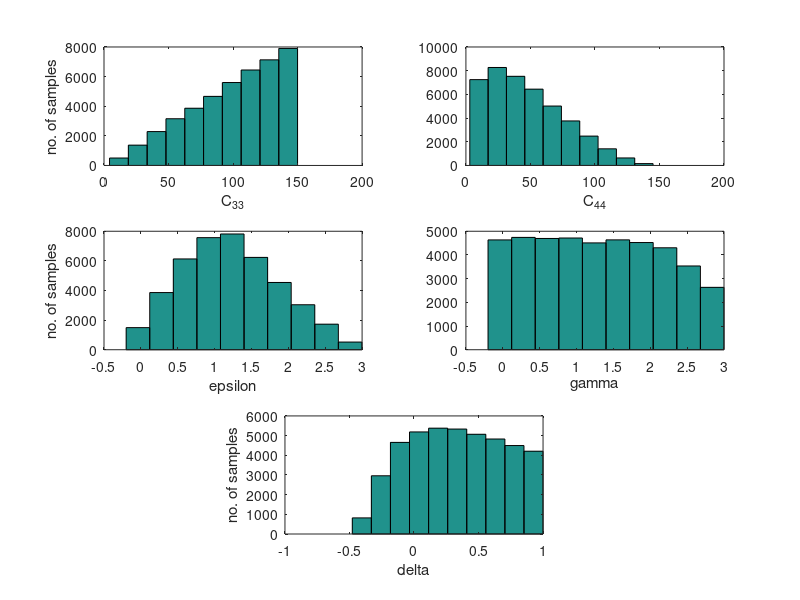
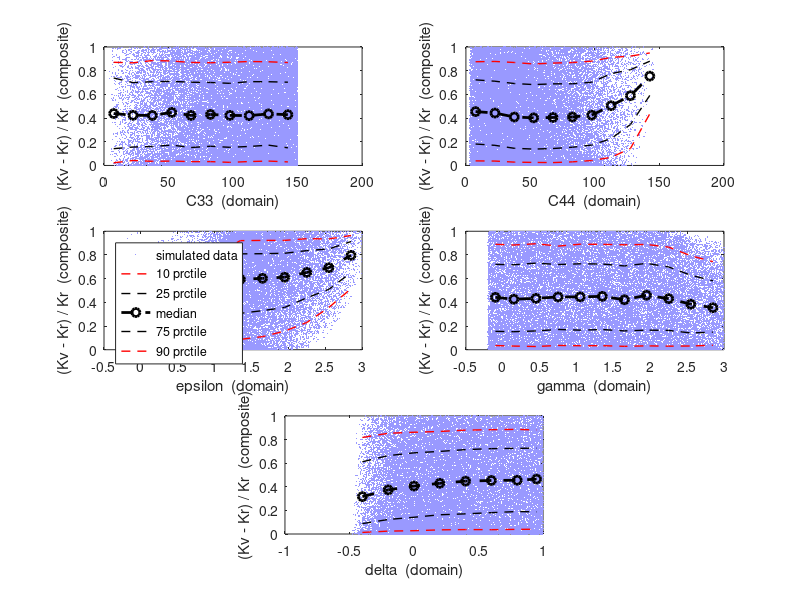
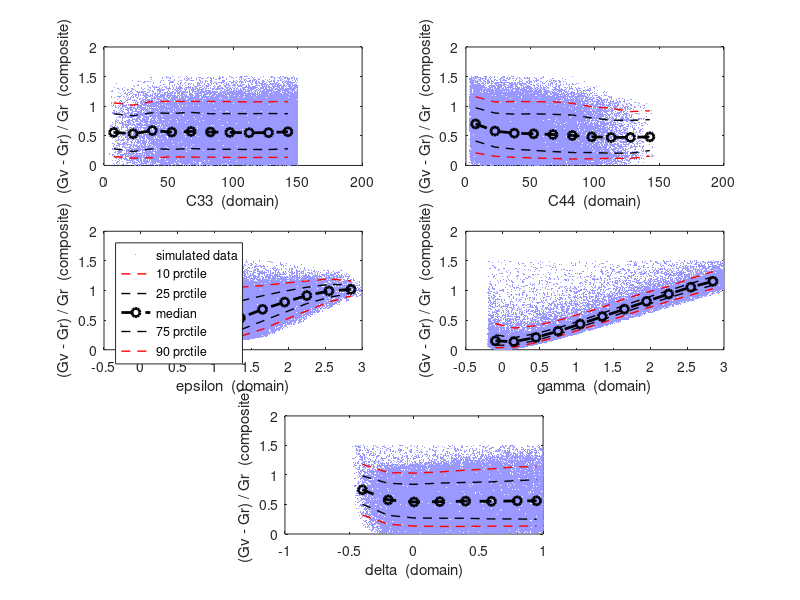
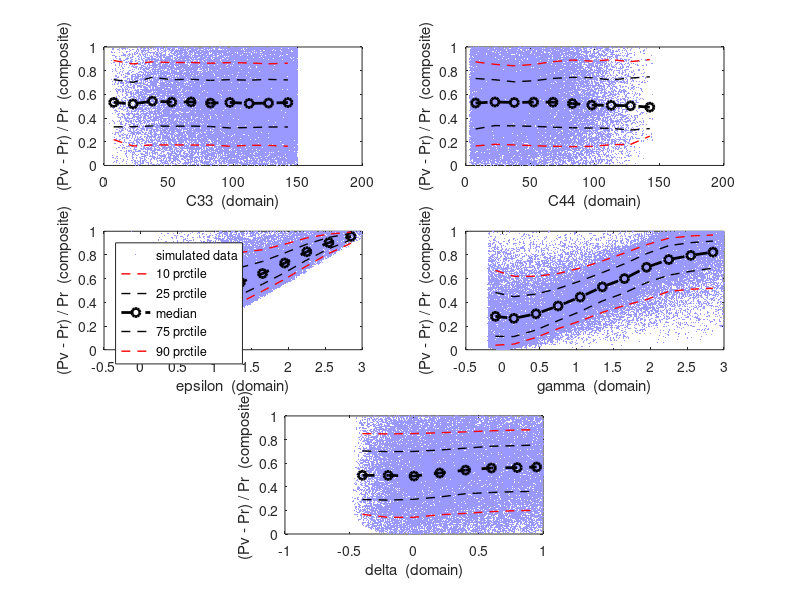

MATLAB code for these plots, in order:
%% monte-carlo simulations
clear;clc;
% gross count
c = 3*1e5;

% C33: random number between 3 and 150
C33 = (150-3).*rand(c,1) + 3; 
% C33 = 24.2.*ones(c,1);

% C44: random number between 3 and 150
C44 = (150-3).*rand(c,1) + 3;
% C44 = 3.7.*ones(c,1);

% EPS: random number between -0.2 and 3
EPS = (3-(-.2)).*rand(c,1) + (-.2);

% GAM: random number between -0.2 and 3
GAM = (3-(-.2)).*rand(c,1) + (-.2);

% DEL: random number between -0.5 and 1
DEL = (1-(-.5)).*rand(c,1) + (-.5);

% screening for tensor elements;
C66 = (2.*GAM + 1).*C44;
C11 = (2.*EPS + 1).*C33;
C13 = sqrt(2.*DEL.*C33.*(C33-C44) + (C33-C44).^2) - C44;
C12 = C11 - 2.*C66;
check1 = C11>abs(C12);
check2 = (C11+C12).*C33 > 2.*C13.*C13;
check3 = imag(C13)==0;
check4 = C33>C44;
check = check1+check2+check3+check4;

% net samples after check
c11 = C11(check == 4);c12 = C12(check == 4);c33 = C33(check == 4);
c44 = C44(check == 4);c66 = C66(check == 4);c13 = C13(check == 4);
eps = EPS(check == 4);gam = GAM(check == 4);del = DEL(check == 4);
c  = length(c33);

% % histogram of inputs
% figure;
% h(1) = subplot(3,2,1);hist(c33);xlabel('C_{33}');ylabel('no. of samples');
% h(2) = subplot(3,2,2);hist(c44);xlabel('C_{44}');%ylabel('no. of samples);
% h(3) = subplot(3,2,3);hist(eps);xlabel('epsilon');ylabel('no. of samples');
% h(4) = subplot(3,2,4);hist(gam);xlabel('gamma');%ylabel('no. of samples');
% h(5) = subplot(3,2,5);hist(del);xlabel('delta');ylabel('no. of samples');
% pos = get(h,'Position');
% new = mean(cellfun(@(v)v(1),pos(1:2)));
% set(h(5),'Position',[new,pos{end}(2:end)]);
% %subplot(2,3,6);hist(eps);xlabel('epsilon');

% V-R averaging with net samples
for n = 1:length(eps)
    C = [c11(n) c12(n) c13(n) 0 0 0;c12(n) c11(n) c13(n) 0 0 0;c13(n) c13(n) c33(n) 0 0 0;0 0 0 c44(n) 0 0;0 0 0 0 c44(n) 0;0 0 0 0 0 c66(n)];
    c1 = C; s1 = inv(c1);
    kv(n) = (1/9)*((c1(1,1)+c1(2,2)+c1(3,3)) +2*(c1(1,2)+c1(2,3)+c1(3,1)));
    kr(n) = 1/((s1(1,1)+s1(2,2)+s1(3,3))+2*(s1(1,2)+s1(2,3)+s1(3,1)));
    gv(n) = (1/15)*((c1(1,1)+c1(2,2)+c1(3,3))-(c1(1,2)+c1(2,3)+c1(3,1))+3*(c1(4,4)+c1(5,5)+c1(6,6)));
    gr(n) = 15/(4*(s1(1,1)+s1(2,2)+s1(3,3))-4*(s1(1,2)+s1(2,3)+s1(3,1))+3*(s1(4,4)+s1(5,5)+s1(6,6)));
end

dfk = (kv - kr)./(kr);
dfp = (kv - kr +(4/3).*(gv-gr))./(kr + (4/3).*gr);
dfg = (gv - gr)./gr;

check11 = dfk<1;
check22 = dfg<1.5;
check33 = dfp<1;
checko = check11+check22+check33;
c11 = c11(checko == 3);c12 = c12(checko == 3);c33 = c33(checko == 3);
c44 = c44(checko == 3);c66 = c66(checko == 3);c13 = c13(checko == 3);
eps = eps(checko == 3);gam = gam(checko == 3);del = del(checko == 3);
dfk = dfk(checko == 3);dfg = dfg(checko == 3);dfp = dfp(checko == 3);
dfk = dfk';dfg = dfg';dfp = dfp';

% histogram of inputs
figure;
h(1) = subplot(3,2,1);hist(c33);xlabel('C_{33}');ylabel('no. of samples');
h(2) = subplot(3,2,2);hist(c44);xlabel('C_{44}');%ylabel('no. of samples);
h(3) = subplot(3,2,3);hist(eps);xlabel('epsilon');ylabel('no. of samples');
h(4) = subplot(3,2,4);hist(gam);xlabel('gamma');%ylabel('no. of samples');
h(5) = subplot(3,2,5);hist(del);xlabel('delta');ylabel('no. of samples');
pos = get(h,'Position');
new = mean(cellfun(@(v)v(1),pos(1:2)));
set(h(5),'Position',[new,pos{end}(2:end)]);



%% Basic plotting
clr = [.6 .6 1];
%% dfk
dfk_med_c33 = [prctile(dfk(c33>=0 & c33<15),[10 25 50 75 90])' prctile(dfk(c33>=15 & c33<30),[10 25 50 75 90])' prctile(dfk(c33>=30 & c33<45),[10 25 50 75 90])' prctile(dfk(c33>=45 & c33<60),[10 25 50 75 90])' prctile(dfk(c33>=60 & c33<75),[10 25 50 75 90])' prctile(dfk(c33>=75 & c33<90),[10 25 50 75 90])' prctile(dfk(c33>=90 & c33<105),[10 25 50 75 90])' prctile(dfk(c33>=105 & c33<120),[10 25 50 75 90])' prctile(dfk(c33>=120 & c33<135),[10 25 50 75 90])' prctile(dfk(c33>=135 & c33<150),[10 25 50 75 90])'];
%figure;scatterhist(c33(dfk<=3),dfk(dfk<=3),'MarkerSize',1,'Color',clr);ylabel '(Kv - Kr) / Kr';xlabel 'C33';
figure; h(1) = subplot(3,2,1);plot(c33(dfk<=3),dfk(dfk<=3),'.','MarkerSize',1,'Color',clr);ylabel({'(Kv - Kr) / Kr  (composite)'});xlabel ({'C33  (domain)'});hold on;
plot([7.5 22.5 37.5 52.5 67.5 82.5 97.5 112.5 127.5 142.5],dfk_med_c33(1,:),'LineStyle','--','Color','r','LineWidth',1);
plot([7.5 22.5 37.5 52.5 67.5 82.5 97.5 112.5 127.5 142.5],dfk_med_c33(2,:),'LineStyle','--','Color','k','LineWidth',1);
plot([7.5 22.5 37.5 52.5 67.5 82.5 97.5 112.5 127.5 142.5],dfk_med_c33(3,:),'LineStyle','--','Color','k','LineWidth',2,'Marker','o');
plot([7.5 22.5 37.5 52.5 67.5 82.5 97.5 112.5 127.5 142.5],dfk_med_c33(4,:),'LineStyle','--','Color','k','LineWidth',1);
plot([7.5 22.5 37.5 52.5 67.5 82.5 97.5 112.5 127.5 142.5],dfk_med_c33(5,:),'LineStyle','--','Color','r','LineWidth',1);
%plot(c332(dfk2<=3),dfk2(dfk2<=3),'o','MarkerSize',1,'Color','red');

dfk_med_c44 = [prctile(dfk(c44>=0 & c44<15),[10 25 50 75 90])' prctile(dfk(c44>=15 & c44<30),[10 25 50 75 90])' prctile(dfk(c44>=30 & c44<45),[10 25 50 75 90])' prctile(dfk(c44>=45 & c44<60),[10 25 50 75 90])' prctile(dfk(c44>=60 & c44<75),[10 25 50 75 90])' prctile(dfk(c44>=75 & c44<90),[10 25 50 75 90])' prctile(dfk(c44>=90 & c44<105),[10 25 50 75 90])' prctile(dfk(c44>=105 & c44<120),[10 25 50 75 90])' prctile(dfk(c44>=120 & c44<135),[10 25 50 75 90])' prctile(dfk(c44>=135 & c44<150),[10 25 50 75 90])'];
%figure;scatterhist(c44(dfk<=3),dfk(dfk<=3),'MarkerSize',1,'Color',clr);ylabel '(Kv - Kr) / Kr';xlabel 'C44';
h(2) = subplot(3,2,2);plot(c44(dfk<=3),dfk(dfk<=3),'.','MarkerSize',1,'Color',clr);ylabel '(Kv - Kr) / Kr  (composite)';xlabel 'C44  (domain)';hold on;
plot([7.5 22.5 37.5 52.5 67.5 82.5 97.5 112.5 127.5 142.5],dfk_med_c44(1,:),'LineStyle','--','Color','r','LineWidth',1);
plot([7.5 22.5 37.5 52.5 67.5 82.5 97.5 112.5 127.5 142.5],dfk_med_c44(2,:),'LineStyle','--','Color','k','LineWidth',1);
plot([7.5 22.5 37.5 52.5 67.5 82.5 97.5 112.5 127.5 142.5],dfk_med_c44(3,:),'LineStyle','--','Color','k','LineWidth',2,'Marker','o');
plot([7.5 22.5 37.5 52.5 67.5 82.5 97.5 112.5 127.5 142.5],dfk_med_c44(4,:),'LineStyle','--','Color','k','LineWidth',1);
plot([7.5 22.5 37.5 52.5 67.5 82.5 97.5 112.5 127.5 142.5],dfk_med_c44(5,:),'LineStyle','--','Color','r','LineWidth',1);
%plot(c442(dfk2<=3),dfk2(dfk2<=3),'o','MarkerSize',1,'Color','red');

dfk_med_eps = [prctile(dfk(eps>=-0.2 & eps<0),[10 25 50 75 90])' prctile(dfk(eps>=0 & eps<.3),[10 25 50 75 90])' prctile(dfk(eps>=.3 & eps<.6),[10 25 50 75 90])' prctile(dfk(eps>=.6 & eps<.9),[10 25 50 75 90])' prctile(dfk(eps>=.9 & eps<1.2),[10 25 50 75 90])' prctile(dfk(eps>=1.2 & eps<1.5),[10 25 50 75 90])' prctile(dfk(eps>=1.5 & eps<1.8),[10 25 50 75 90])' prctile(dfk(eps>=1.8 & eps<2.1),[10 25 50 75 90])' prctile(dfk(eps>=2.1 & eps<2.4),[10 25 50 75 90])' prctile(dfk(eps>=2.4 & eps<2.7),[10 25 50 75 90])' prctile(dfk(eps>=2.7 & eps<=3),[10 25 50 75 90])'];
%figure;scatterhist(eps(dfk<=3),dfk(dfk<=3),'MarkerSize',1,'Color',clr);ylabel '(Kv - Kr) / Kr';xlabel 'epsilon';
h(3) = subplot(3,2,3);plot(eps(dfk<=3),dfk(dfk<=3),'.','MarkerSize',1,'Color',clr,'DisplayName','simulated data');ylabel '(Kv - Kr) / Kr  (composite)';xlabel 'epsilon  (domain)';hold on;
plot([-0.1 .05*3 .15*3 .25*3 .35*3 .45*3 .55*3 .65*3 .75*3 .85*3 .95*3],dfk_med_eps(1,:),'LineStyle','--','Color','r','LineWidth',1,'DisplayName','10 prctile');
plot([-0.1 .05*3 .15*3 .25*3 .35*3 .45*3 .55*3 .65*3 .75*3 .85*3 .95*3],dfk_med_eps(2,:),'LineStyle','--','Color','k','LineWidth',1,'DisplayName','25 prctile');
plot([-0.1 .05*3 .15*3 .25*3 .35*3 .45*3 .55*3 .65*3 .75*3 .85*3 .95*3],dfk_med_eps(3,:),'LineStyle','--','Color','k','LineWidth',2,'Marker','o','DisplayName','median');
plot([-0.1 .05*3 .15*3 .25*3 .35*3 .45*3 .55*3 .65*3 .75*3 .85*3 .95*3],dfk_med_eps(4,:),'LineStyle','--','Color','k','LineWidth',1,'DisplayName','75 prctile');
plot([-0.1 .05*3 .15*3 .25*3 .35*3 .45*3 .55*3 .65*3 .75*3 .85*3 .95*3],dfk_med_eps(5,:),'LineStyle','--','Color','r','LineWidth',1,'DisplayName','90 prctile');
legend show;legend('Location','NorthWest');
%plot(eps2(dfk2<=3),dfk2(dfk2<=3),'o','MarkerSize',1,'Color','red');

dfk_med_gam = [prctile(dfk(gam>=-0.2 & gam<0),[10 25 50 75 90])' prctile(dfk(gam>=0 & gam<.1*3),[10 25 50 75 90])' prctile(dfk(gam>=.1*3 & gam<.2*3),[10 25 50 75 90])' prctile(dfk(gam>=.2*3 & gam<.3*3),[10 25 50 75 90])' prctile(dfk(gam>=.3*3 & gam<.4*3),[10 25 50 75 90])' prctile(dfk(gam>=.4*3 & gam<.5*3),[10 25 50 75 90])' prctile(dfk(gam>=.5*3 & gam<.6*3),[10 25 50 75 90])' prctile(dfk(gam>=.6*3 & gam<.7*3),[10 25 50 75 90])' prctile(dfk(gam>=.7*3 & gam<.8*3),[10 25 50 75 90])' prctile(dfk(gam>=.8*3 & gam<2.7),[10 25 50 75 90])' prctile(dfk(gam>=2.7 & gam<=3),[10 25 50 75 90])'];
%figure;scatterhist(gam(dfk<=3),dfk(dfk<=3),'MarkerSize',1,'Color',clr);ylabel '(Kv - Kr) / Kr';xlabel 'gamma';
h(4) = subplot(3,2,4);plot(gam(dfk<=3),dfk(dfk<=3),'.','MarkerSize',1,'Color',clr);ylabel '(Kv - Kr) / Kr  (composite)';xlabel 'gamma  (domain)';hold on;
plot([-0.1 .05*3 .15*3 .25*3 .35*3 .45*3 .55*3 .65*3 .75*3 .85*3 .95*3],dfk_med_gam(1,:),'LineStyle','--','Color','r','LineWidth',1);
plot([-0.1 .05*3 .15*3 .25*3 .35*3 .45*3 .55*3 .65*3 .75*3 .85*3 .95*3],dfk_med_gam(2,:),'LineStyle','--','Color','k','LineWidth',1);
plot([-0.1 .05*3 .15*3 .25*3 .35*3 .45*3 .55*3 .65*3 .75*3 .85*3 .95*3],dfk_med_gam(3,:),'LineStyle','--','Color','k','LineWidth',2,'Marker','o');
plot([-0.1 .05*3 .15*3 .25*3 .35*3 .45*3 .55*3 .65*3 .75*3 .85*3 .95*3],dfk_med_gam(4,:),'LineStyle','--','Color','k','LineWidth',1);
plot([-0.1 .05*3 .15*3 .25*3 .35*3 .45*3 .55*3 .65*3 .75*3 .85*3 .95*3],dfk_med_gam(5,:),'LineStyle','--','Color','r','LineWidth',1);
%plot(gam2(dfk2<=3),dfk2(dfk2<=3),'o','MarkerSize',1,'Color','red');


dfk_med_del = [prctile(dfk(del>=-.5 & del<-.3),[10 25 50 75 90])' prctile(dfk(del>=-.3 & del<-.1),[10 25 50 75 90])' prctile(dfk(del>=-.1 & del<.1),[10 25 50 75 90])' prctile(dfk(del>=.1 & del<.3),[10 25 50 75 90])' prctile(dfk(del>=.3 & del<.5),[10 25 50 75 90])' prctile(dfk(del>=.5 & del<.7),[10 25 50 75 90])' prctile(dfk(del>=.7 & del<.9),[10 25 50 75 90])' prctile(dfk(del>=.9 & del<1.1),[10 25 50 75 90])'];
%figure;scatterhist(del(dfk<=3),dfk(dfk<=3),'MarkerSize',1,'Color',clr);ylabel '(Kv - Kr) / Kr';xlabel 'delta';
h(5) = subplot(3,2,5);plot(del(dfk<=3),dfk(dfk<=3),'.','MarkerSize',1,'Color',clr);ylabel '(Kv - Kr) / Kr  (composite)';xlabel 'delta  (domain)';hold on;
plot([-.4 -.2 0 .2 .4 .6 .8 .95],dfk_med_del(1,:),'LineStyle','--','Color','r','LineWidth',1);
plot([-.4 -.2 0 .2 .4 .6 .8 .95],dfk_med_del(2,:),'LineStyle','--','Color','k','LineWidth',1);
plot([-.4 -.2 0 .2 .4 .6 .8 .95],dfk_med_del(3,:),'LineStyle','--','Color','k','LineWidth',2,'Marker','o');
plot([-.4 -.2 0 .2 .4 .6 .8 .95],dfk_med_del(4,:),'LineStyle','--','Color','k','LineWidth',1);
plot([-.4 -.2 0 .2 .4 .6 .8 .95],dfk_med_del(5,:),'LineStyle','--','Color','r','LineWidth',1);
%plot(del2(dfk2<=3),dfk2(dfk2<=3),'o','MarkerSize',1,'Color','red');

pos = get(h,'Position');
new = mean(cellfun(@(v)v(1),pos(1:2)));
set(h(5),'Position',[new,pos{end}(2:end)]);



%% dfg
figure;

dfg_med_c33 = [prctile(dfg(c33>=0 & c33<15),[10 25 50 75 90])' prctile(dfg(c33>=15 & c33<30),[10 25 50 75 90])' prctile(dfg(c33>=30 & c33<45),[10 25 50 75 90])' prctile(dfg(c33>=45 & c33<60),[10 25 50 75 90])' prctile(dfg(c33>=60 & c33<75),[10 25 50 75 90])' prctile(dfg(c33>=75 & c33<90),[10 25 50 75 90])' prctile(dfg(c33>=90 & c33<105),[10 25 50 75 90])' prctile(dfg(c33>=105 & c33<120),[10 25 50 75 90])' prctile(dfg(c33>=120 & c33<135),[10 25 50 75 90])' prctile(dfg(c33>=135 & c33<150),[10 25 50 75 90])'];
% figure;scatterhist(c33(dfg<=3),dfg(dfg<=3),'MarkerSize',1,'Color',clr);ylabel '(Gv - Gr) / Gr';xlabel 'C33';hold on;
h(1) = subplot(3,2,1);plot(c33(dfg<=3),dfg(dfg<=3),'.','MarkerSize',1,'Color',clr);ylabel '(Gv - Gr) / Gr  (composite)';xlabel 'C33  (domain)';hold on;
plot([7.5 22.5 37.5 52.5 67.5 82.5 97.5 112.5 127.5 142.5],dfg_med_c33(1,:),'LineStyle','--','Color','r','LineWidth',1);
plot([7.5 22.5 37.5 52.5 67.5 82.5 97.5 112.5 127.5 142.5],dfg_med_c33(2,:),'LineStyle','--','Color','k','LineWidth',1);
plot([7.5 22.5 37.5 52.5 67.5 82.5 97.5 112.5 127.5 142.5],dfg_med_c33(3,:),'LineStyle','--','Color','k','LineWidth',2,'Marker','o');
plot([7.5 22.5 37.5 52.5 67.5 82.5 97.5 112.5 127.5 142.5],dfg_med_c33(4,:),'LineStyle','--','Color','k','LineWidth',1);
plot([7.5 22.5 37.5 52.5 67.5 82.5 97.5 112.5 127.5 142.5],dfg_med_c33(5,:),'LineStyle','--','Color','r','LineWidth',1);
%plot(c332(dfg2<=3),dfg2(dfg2<=3),'o','MarkerSize',1,'Color','red');

dfg_med_c44 = [prctile(dfg(c44>=0 & c44<15),[10 25 50 75 90])' prctile(dfg(c44>=15 & c44<30),[10 25 50 75 90])' prctile(dfg(c44>=30 & c44<45),[10 25 50 75 90])' prctile(dfg(c44>=45 & c44<60),[10 25 50 75 90])' prctile(dfg(c44>=60 & c44<75),[10 25 50 75 90])' prctile(dfg(c44>=75 & c44<90),[10 25 50 75 90])' prctile(dfg(c44>=90 & c44<105),[10 25 50 75 90])' prctile(dfg(c44>=105 & c44<120),[10 25 50 75 90])' prctile(dfg(c44>=120 & c44<135),[10 25 50 75 90])' prctile(dfg(c44>=135 & c44<150),[10 25 50 75 90])'];
% figure;scatterhist(c44(dfg<=3),dfg(dfg<=3),'MarkerSize',1,'Color',clr);ylabel '(Gv - Gr) / Gr';xlabel 'C44';hold on;
h(2) = subplot(3,2,2);plot(c44(dfg<=3),dfg(dfg<=3),'.','MarkerSize',1,'Color',clr);ylabel '(Gv - Gr) / Gr  (composite)';xlabel 'C44  (domain)';hold on;
plot([7.5 22.5 37.5 52.5 67.5 82.5 97.5 112.5 127.5 142.5],dfg_med_c44(1,:),'LineStyle','--','Color','r','LineWidth',1);
plot([7.5 22.5 37.5 52.5 67.5 82.5 97.5 112.5 127.5 142.5],dfg_med_c44(2,:),'LineStyle','--','Color','k','LineWidth',1);
plot([7.5 22.5 37.5 52.5 67.5 82.5 97.5 112.5 127.5 142.5],dfg_med_c44(3,:),'LineStyle','--','Color','k','LineWidth',2,'Marker','o');
plot([7.5 22.5 37.5 52.5 67.5 82.5 97.5 112.5 127.5 142.5],dfg_med_c44(4,:),'LineStyle','--','Color','k','LineWidth',1);
plot([7.5 22.5 37.5 52.5 67.5 82.5 97.5 112.5 127.5 142.5],dfg_med_c44(5,:),'LineStyle','--','Color','r','LineWidth',1);
%plot(c442(dfg2<=3),dfg2(dfg2<=3),'o','MarkerSize',1,'Color','red');

dfg_med_eps = [prctile(dfg(eps>=-.2 & eps<0),[10 25 50 75 90])' prctile(dfg(eps>=0 & eps<.1*3),[10 25 50 75 90])' prctile(dfg(eps>=.1*3 & eps<.2*3),[10 25 50 75 90])' prctile(dfg(eps>=.2*3 & eps<.3*3),[10 25 50 75 90])' prctile(dfg(eps>=.3*3 & eps<.4*3),[10 25 50 75 90])' prctile(dfg(eps>=.4*3 & eps<.5*3),[10 25 50 75 90])' prctile(dfg(eps>=.5*3 & eps<.6*3),[10 25 50 75 90])' prctile(dfg(eps>=.6*3 & eps<.7*3),[10 25 50 75 90])' prctile(dfg(eps>=.7*3 & eps<.8*3),[10 25 50 75 90])' prctile(dfg(eps>=.8*3 & eps<.9*3),[10 25 50 75 90])' prctile(dfg(eps>=.9*3 & eps<=1*3),[10 25 50 75 90])'];
% figure;scatterhist(eps(dfg<=3),dfg(dfg<=3),'MarkerSize',1,'Color',clr);ylabel '(Gv - Gr) / Gr';xlabel 'epsilon';hold on;
h(3) = subplot(3,2,3);plot(eps(dfg<=3),dfg(dfg<=3),'.','MarkerSize',1,'Color',clr,'DisplayName','simulated data');ylabel '(Gv - Gr) / Gr  (composite)';xlabel 'epsilon  (domain)';hold on;
plot([-0.1 .05*3 .15*3 .25*3 .35*3 .45*3 .55*3 .65*3 .75*3 .85*3 .95*3],dfg_med_eps(1,:),'LineStyle','--','Color','r','LineWidth',1,'DisplayName','10 prctile');
plot([-0.1 .05*3 .15*3 .25*3 .35*3 .45*3 .55*3 .65*3 .75*3 .85*3 .95*3],dfg_med_eps(2,:),'LineStyle','--','Color','k','LineWidth',1,'DisplayName','25 prctile');
plot([-0.1 .05*3 .15*3 .25*3 .35*3 .45*3 .55*3 .65*3 .75*3 .85*3 .95*3],dfg_med_eps(3,:),'LineStyle','--','Color','k','LineWidth',2,'Marker','o','DisplayName','median');
plot([-0.1 .05*3 .15*3 .25*3 .35*3 .45*3 .55*3 .65*3 .75*3 .85*3 .95*3],dfg_med_eps(4,:),'LineStyle','--','Color','k','LineWidth',1,'DisplayName','75 prctile');
plot([-0.1 .05*3 .15*3 .25*3 .35*3 .45*3 .55*3 .65*3 .75*3 .85*3 .95*3],dfg_med_eps(5,:),'LineStyle','--','Color','r','LineWidth',1,'DisplayName','90 prctile');
legend show;legend('Location','NorthWest');
%plot(eps2(dfg2<=3),dfg2(dfg2<=3),'o','MarkerSize',1,'Color','red');

dfg_med_gam = [prctile(dfg(gam>=-.2 & gam<0),[10 25 50 75 90])' prctile(dfg(gam>=0 & gam<.1*3),[10 25 50 75 90])' prctile(dfg(gam>=.1*3 & gam<.2*3),[10 25 50 75 90])' prctile(dfg(gam>=.2*3 & gam<.3*3),[10 25 50 75 90])' prctile(dfg(gam>=.3*3 & gam<.4*3),[10 25 50 75 90])' prctile(dfg(gam>=.4*3 & gam<.5*3),[10 25 50 75 90])' prctile(dfg(gam>=.5*3 & gam<.6*3),[10 25 50 75 90])' prctile(dfg(gam>=.6*3 & gam<.7*3),[10 25 50 75 90])' prctile(dfg(gam>=.7*3 & gam<.8*3),[10 25 50 75 90])' prctile(dfg(gam>=.8*3 & gam<.9*3),[10 25 50 75 90])' prctile(dfg(gam>=.9*3 & gam<=1*3),[10 25 50 75 90])'];
%figure;scatterhist(gam(dfg<=3),dfg(dfg<=3),'MarkerSize',1,'Color',clr);ylabel '(Gv - Gr) / Gr';xlabel 'gamma';
h(4) = subplot(3,2,4);plot(gam(dfg<=3),dfg(dfg<=3),'.','MarkerSize',1,'Color',clr);ylabel '(Gv - Gr) / Gr  (composite)';xlabel 'gamma  (domain)';hold on;
plot([-0.1 .05*3 .15*3 .25*3 .35*3 .45*3 .55*3 .65*3 .75*3 .85*3 .95*3],dfg_med_gam(1,:),'LineStyle','--','Color','r','LineWidth',1);
plot([-0.1 .05*3 .15*3 .25*3 .35*3 .45*3 .55*3 .65*3 .75*3 .85*3 .95*3],dfg_med_gam(2,:),'LineStyle','--','Color','k','LineWidth',1);
plot([-0.1 .05*3 .15*3 .25*3 .35*3 .45*3 .55*3 .65*3 .75*3 .85*3 .95*3],dfg_med_gam(3,:),'LineStyle','--','Color','k','LineWidth',2,'Marker','o');
plot([-0.1 .05*3 .15*3 .25*3 .35*3 .45*3 .55*3 .65*3 .75*3 .85*3 .95*3],dfg_med_gam(4,:),'LineStyle','--','Color','k','LineWidth',1);
plot([-0.1 .05*3 .15*3 .25*3 .35*3 .45*3 .55*3 .65*3 .75*3 .85*3 .95*3],dfg_med_gam(5,:),'LineStyle','--','Color','r','LineWidth',1);
%plot(gam2(dfg2<=3),dfg2(dfg2<=3),'o','MarkerSize',1,'Color','red');

dfg_med_del = [prctile(dfg(del>=-.5 & del<-.3),[10 25 50 75 90])' prctile(dfg(del>=-.3 & del<-.1),[10 25 50 75 90])' prctile(dfg(del>=-.1 & del<.1),[10 25 50 75 90])' prctile(dfg(del>=.1 & del<.3),[10 25 50 75 90])' prctile(dfg(del>=.3 & del<.5),[10 25 50 75 90])' prctile(dfg(del>=.5 & del<.7),[10 25 50 75 90])' prctile(dfg(del>=.7 & del<.9),[10 25 50 75 90])' prctile(dfg(del>=.9 & del<1.1),[10 25 50 75 90])'];
%figure;scatterhist(del(dfg<=3),dfg(dfg<=3),'MarkerSize',1,'Color',clr);ylabel '(Gv - Gr) / Gr';xlabel 'delta';
h(5) = subplot(3,2,5);plot(del(dfg<=3),dfg(dfg<=3),'.','MarkerSize',1,'Color',clr);ylabel '(Gv - Gr) / Gr  (composite)';xlabel 'delta  (domain)';hold on;
plot([-.4 -.2 0 .2 .4 .6 .8 .95],dfg_med_del(1,:),'LineStyle','--','Color','r','LineWidth',1);
plot([-.4 -.2 0 .2 .4 .6 .8 .95],dfg_med_del(2,:),'LineStyle','--','Color','k','LineWidth',1);
plot([-.4 -.2 0 .2 .4 .6 .8 .95],dfg_med_del(3,:),'LineStyle','--','Color','k','LineWidth',2,'Marker','o');
plot([-.4 -.2 0 .2 .4 .6 .8 .95],dfg_med_del(4,:),'LineStyle','--','Color','k','LineWidth',1);
plot([-.4 -.2 0 .2 .4 .6 .8 .95],dfg_med_del(5,:),'LineStyle','--','Color','r','LineWidth',1);
%plot(del2(dfg2<=3),dfg2(dfg2<=3),'o','MarkerSize',1,'Color','red');

pos = get(h,'Position');
new = mean(cellfun(@(v)v(1),pos(1:2)));
set(h(5),'Position',[new,pos{end}(2:end)]);


%% dfp
dfp_med_c33 = [prctile(dfp(c33>=0 & c33<15),[10 25 50 75 90])' prctile(dfp(c33>=15 & c33<30),[10 25 50 75 90])' prctile(dfp(c33>=30 & c33<45),[10 25 50 75 90])' prctile(dfp(c33>=45 & c33<60),[10 25 50 75 90])' prctile(dfp(c33>=60 & c33<75),[10 25 50 75 90])' prctile(dfp(c33>=75 & c33<90),[10 25 50 75 90])' prctile(dfp(c33>=90 & c33<105),[10 25 50 75 90])' prctile(dfp(c33>=105 & c33<120),[10 25 50 75 90])' prctile(dfp(c33>=120 & c33<135),[10 25 50 75 90])' prctile(dfp(c33>=135 & c33<150),[10 25 50 75 90])'];
% figure;scatterhist(c33(dfg<=3),dfg(dfg<=3),'MarkerSize',1,'Color',clr);ylabel '(Gv - Gr) / Gr';xlabel 'C33';hold on;
figure;h(1) = subplot(3,2,1);plot(c33(dfp<=3),dfp(dfp<=3),'.','MarkerSize',1,'Color',clr);ylabel '(Pv - Pr) / Pr  (composite)';xlabel 'C33  (domain)';hold on;
plot([7.5 22.5 37.5 52.5 67.5 82.5 97.5 112.5 127.5 142.5],dfp_med_c33(1,:),'LineStyle','--','Color','r','LineWidth',1);
plot([7.5 22.5 37.5 52.5 67.5 82.5 97.5 112.5 127.5 142.5],dfp_med_c33(2,:),'LineStyle','--','Color','k','LineWidth',1);
plot([7.5 22.5 37.5 52.5 67.5 82.5 97.5 112.5 127.5 142.5],dfp_med_c33(3,:),'LineStyle','--','Color','k','LineWidth',2,'Marker','o');
plot([7.5 22.5 37.5 52.5 67.5 82.5 97.5 112.5 127.5 142.5],dfp_med_c33(4,:),'LineStyle','--','Color','k','LineWidth',1);
plot([7.5 22.5 37.5 52.5 67.5 82.5 97.5 112.5 127.5 142.5],dfp_med_c33(5,:),'LineStyle','--','Color','r','LineWidth',1);
%plot(c332(dfg2<=3),dfg2(dfg2<=3),'o','MarkerSize',1,'Color','red');

dfp_med_c44 = [prctile(dfp(c44>=0 & c44<15),[10 25 50 75 90])' prctile(dfp(c44>=15 & c44<30),[10 25 50 75 90])' prctile(dfp(c44>=30 & c44<45),[10 25 50 75 90])' prctile(dfp(c44>=45 & c44<60),[10 25 50 75 90])' prctile(dfp(c44>=60 & c44<75),[10 25 50 75 90])' prctile(dfp(c44>=75 & c44<90),[10 25 50 75 90])' prctile(dfp(c44>=90 & c44<105),[10 25 50 75 90])' prctile(dfp(c44>=105 & c44<120),[10 25 50 75 90])' prctile(dfp(c44>=120 & c44<135),[10 25 50 75 90])' prctile(dfp(c44>=135 & c44<150),[10 25 50 75 90])'];
% figure;scatterhist(c44(dfg<=3),dfg(dfg<=3),'MarkerSize',1,'Color',clr);ylabel '(Gv - Gr) / Gr';xlabel 'C44';hold on;
h(2) = subplot(3,2,2);plot(c44(dfp<=3),dfp(dfp<=3),'.','MarkerSize',1,'Color',clr);ylabel '(Pv - Pr) / Pr  (composite)';xlabel 'C44  (domain)';hold on;
plot([7.5 22.5 37.5 52.5 67.5 82.5 97.5 112.5 127.5 142.5],dfp_med_c44(1,:),'LineStyle','--','Color','r','LineWidth',1);
plot([7.5 22.5 37.5 52.5 67.5 82.5 97.5 112.5 127.5 142.5],dfp_med_c44(2,:),'LineStyle','--','Color','k','LineWidth',1);
plot([7.5 22.5 37.5 52.5 67.5 82.5 97.5 112.5 127.5 142.5],dfp_med_c44(3,:),'LineStyle','--','Color','k','LineWidth',2,'Marker','o');
plot([7.5 22.5 37.5 52.5 67.5 82.5 97.5 112.5 127.5 142.5],dfp_med_c44(4,:),'LineStyle','--','Color','k','LineWidth',1);
plot([7.5 22.5 37.5 52.5 67.5 82.5 97.5 112.5 127.5 142.5],dfp_med_c44(5,:),'LineStyle','--','Color','r','LineWidth',1);
%plot(c442(dfg2<=3),dfg2(dfg2<=3),'o','MarkerSize',1,'Color','red');

dfp_med_eps = [prctile(dfp(eps>=-.2 & eps<0),[10 25 50 75 90])' prctile(dfp(eps>=0 & eps<.1*3),[10 25 50 75 90])' prctile(dfp(eps>=.1*3 & eps<.2*3),[10 25 50 75 90])' prctile(dfp(eps>=.2*3 & eps<.3*3),[10 25 50 75 90])' prctile(dfp(eps>=.3*3 & eps<.4*3),[10 25 50 75 90])' prctile(dfp(eps>=.4*3 & eps<.5*3),[10 25 50 75 90])' prctile(dfp(eps>=.5*3 & eps<.6*3),[10 25 50 75 90])' prctile(dfp(eps>=.6*3 & eps<.7*3),[10 25 50 75 90])' prctile(dfp(eps>=.7*3 & eps<.8*3),[10 25 50 75 90])' prctile(dfp(eps>=.8*3 & eps<.9*3),[10 25 50 75 90])' prctile(dfp(eps>=.9*3 & eps<=1*3),[10 25 50 75 90])'];
% figure;scatterhist(eps(dfg<=3),dfg(dfg<=3),'MarkerSize',1,'Color',clr);ylabel '(Gv - Gr) / Gr';xlabel 'epsilon';hold on;
h(3) = subplot(3,2,3);plot(eps(dfp<=3),dfp(dfp<=3),'.','MarkerSize',1,'Color',clr,'DisplayName','simulated data');ylabel '(Pv - Pr) / Pr  (composite)';xlabel 'epsilon  (domain)';hold on;
plot([-0.1 .05*3 .15*3 .25*3 .35*3 .45*3 .55*3 .65*3 .75*3 .85*3 .95*3],dfp_med_eps(1,:),'LineStyle','--','Color','r','LineWidth',1,'DisplayName','10 prctile');
plot([-0.1 .05*3 .15*3 .25*3 .35*3 .45*3 .55*3 .65*3 .75*3 .85*3 .95*3],dfp_med_eps(2,:),'LineStyle','--','Color','k','LineWidth',1,'DisplayName','25 prctile');
plot([-0.1 .05*3 .15*3 .25*3 .35*3 .45*3 .55*3 .65*3 .75*3 .85*3 .95*3],dfp_med_eps(3,:),'LineStyle','--','Color','k','LineWidth',2,'Marker','o','DisplayName','median');
plot([-0.1 .05*3 .15*3 .25*3 .35*3 .45*3 .55*3 .65*3 .75*3 .85*3 .95*3],dfp_med_eps(4,:),'LineStyle','--','Color','k','LineWidth',1,'DisplayName','75 prctile');
plot([-0.1 .05*3 .15*3 .25*3 .35*3 .45*3 .55*3 .65*3 .75*3 .85*3 .95*3],dfp_med_eps(5,:),'LineStyle','--','Color','r','LineWidth',1,'DisplayName','90 prctile');
legend show;legend('Location','NorthWest');

dfp_med_gam = [prctile(dfp(gam>=-.2 & gam<0),[10 25 50 75 90])' prctile(dfp(gam>=0 & gam<.1*3),[10 25 50 75 90])' prctile(dfp(gam>=.1*3 & gam<.2*3),[10 25 50 75 90])' prctile(dfp(gam>=.2*3 & gam<.3*3),[10 25 50 75 90])' prctile(dfp(gam>=.3*3 & gam<.4*3),[10 25 50 75 90])' prctile(dfp(gam>=.4*3 & gam<.5*3),[10 25 50 75 90])' prctile(dfp(gam>=.5*3 & gam<.6*3),[10 25 50 75 90])' prctile(dfp(gam>=.6*3 & gam<.7*3),[10 25 50 75 90])' prctile(dfp(gam>=.7*3 & gam<.8*3),[10 25 50 75 90])' prctile(dfp(gam>=.8*3 & gam<.9*3),[10 25 50 75 90])' prctile(dfp(gam>=.9*3 & gam<=1*3),[10 25 50 75 90])'];
%figure;scatterhist(gam(dfg<=3),dfg(dfg<=3),'MarkerSize',1,'Color',clr);ylabel '(Gv - Gr) / Gr';xlabel 'gamma';
h(4) = subplot(3,2,4);plot(gam(dfp<=3),dfp(dfp<=3),'.','MarkerSize',1,'Color',clr);ylabel '(Pv - Pr) / Pr  (composite)';xlabel 'gamma  (domain)';hold on;
plot([-0.1 .05*3 .15*3 .25*3 .35*3 .45*3 .55*3 .65*3 .75*3 .85*3 .95*3],dfp_med_gam(1,:),'LineStyle','--','Color','r','LineWidth',1);
plot([-0.1 .05*3 .15*3 .25*3 .35*3 .45*3 .55*3 .65*3 .75*3 .85*3 .95*3],dfp_med_gam(2,:),'LineStyle','--','Color','k','LineWidth',1);
plot([-0.1 .05*3 .15*3 .25*3 .35*3 .45*3 .55*3 .65*3 .75*3 .85*3 .95*3],dfp_med_gam(3,:),'LineStyle','--','Color','k','LineWidth',2,'Marker','o');
plot([-0.1 .05*3 .15*3 .25*3 .35*3 .45*3 .55*3 .65*3 .75*3 .85*3 .95*3],dfp_med_gam(4,:),'LineStyle','--','Color','k','LineWidth',1);
plot([-0.1 .05*3 .15*3 .25*3 .35*3 .45*3 .55*3 .65*3 .75*3 .85*3 .95*3],dfp_med_gam(5,:),'LineStyle','--','Color','r','LineWidth',1);
%plot(gam2(dfg2<=3),dfg2(dfg2<=3),'o','MarkerSize',1,'Color','red');

dfp_med_del = [prctile(dfp(del>=-.5 & del<-.3),[10 25 50 75 90])' prctile(dfp(del>=-.3 & del<-.1),[10 25 50 75 90])' prctile(dfp(del>=-.1 & del<.1),[10 25 50 75 90])' prctile(dfp(del>=.1 & del<.3),[10 25 50 75 90])' prctile(dfp(del>=.3 & del<.5),[10 25 50 75 90])' prctile(dfp(del>=.5 & del<.7),[10 25 50 75 90])' prctile(dfp(del>=.7 & del<.9),[10 25 50 75 90])' prctile(dfp(del>=.9 & del<1.1),[10 25 50 75 90])'];
%figure;scatterhist(del(dfg<=3),dfg(dfg<=3),'MarkerSize',1,'Color',clr);ylabel '(Gv - Gr) / Gr';xlabel 'delta';
h(5) = subplot(3,2,5);plot(del(dfp<=3),dfp(dfp<=3),'.','MarkerSize',1,'Color',clr);ylabel '(Pv - Pr) / Pr  (composite)';xlabel 'delta  (domain)';hold on;
plot([-.4 -.2 0 .2 .4 .6 .8 .95],dfp_med_del(1,:),'LineStyle','--','Color','r','LineWidth',1);
plot([-.4 -.2 0 .2 .4 .6 .8 .95],dfp_med_del(2,:),'LineStyle','--','Color','k','LineWidth',1);
plot([-.4 -.2 0 .2 .4 .6 .8 .95],dfp_med_del(3,:),'LineStyle','--','Color','k','LineWidth',2,'Marker','o');
plot([-.4 -.2 0 .2 .4 .6 .8 .95],dfp_med_del(4,:),'LineStyle','--','Color','k','LineWidth',1);
plot([-.4 -.2 0 .2 .4 .6 .8 .95],dfp_med_del(5,:),'LineStyle','--','Color','r','LineWidth',1);
%plot(del2(dfg2<=3),dfg2(dfg2<=3),'o','MarkerSize',1,'Color','red');

pos = get(h,'Position');
new = mean(cellfun(@(v)v(1),pos(1:2)));
set(h(5),'Position',[new,pos{end}(2:end)]);